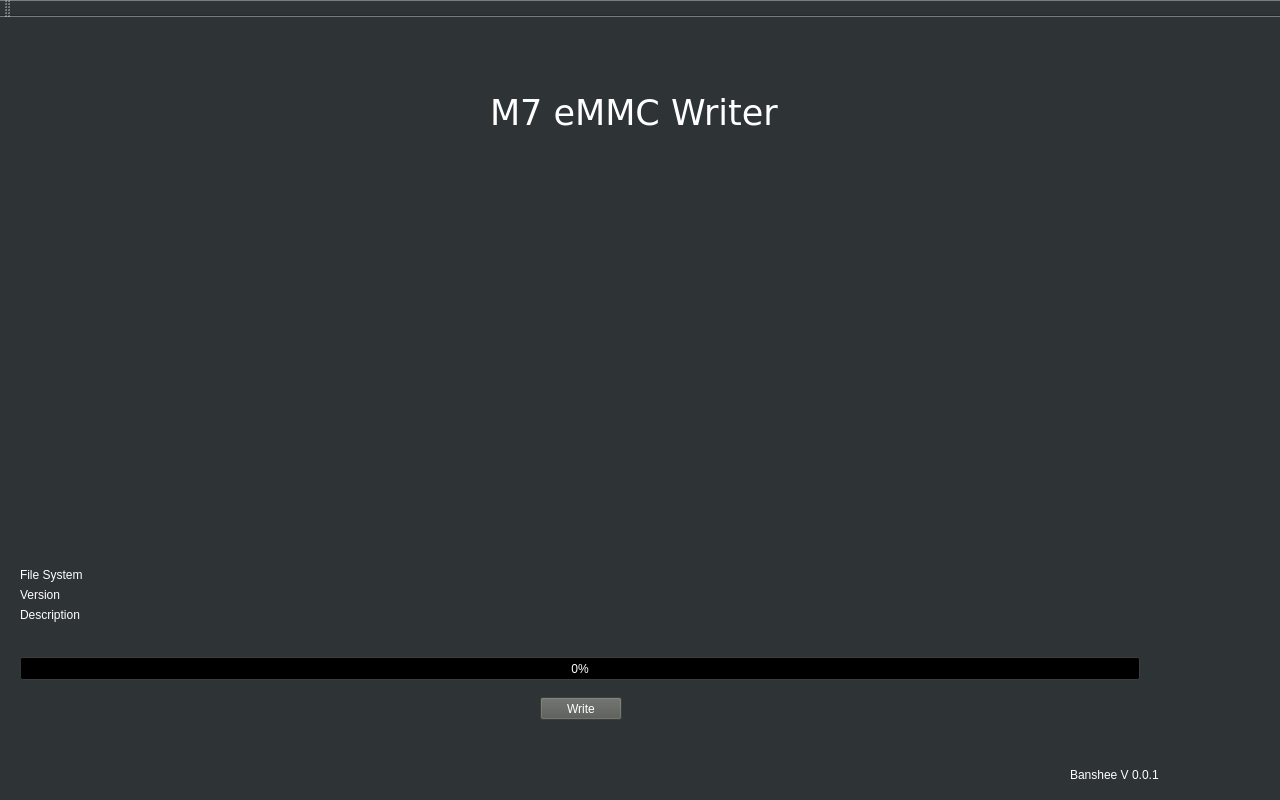
<?xml version="1.0" encoding="UTF-8"?>
<ui version="4.0">
 <class>Banshee1280</class>
 <widget class="QMainWindow" name="Banshee1280">
  <property name="geometry">
   <rect>
    <x>0</x>
    <y>0</y>
    <width>1280</width>
    <height>800</height>
   </rect>
  </property>
  <property name="palette">
   <palette>
    <active>
     <colorrole role="WindowText">
      <brush brushstyle="SolidPattern">
       <color alpha="255">
        <red>255</red>
        <green>255</green>
        <blue>255</blue>
       </color>
      </brush>
     </colorrole>
     <colorrole role="Button">
      <brush brushstyle="SolidPattern">
       <color alpha="255">
        <red>46</red>
        <green>52</green>
        <blue>54</blue>
       </color>
      </brush>
     </colorrole>
     <colorrole role="Light">
      <brush brushstyle="SolidPattern">
       <color alpha="255">
        <red>69</red>
        <green>78</green>
        <blue>81</blue>
       </color>
      </brush>
     </colorrole>
     <colorrole role="Midlight">
      <brush brushstyle="SolidPattern">
       <color alpha="255">
        <red>57</red>
        <green>65</green>
        <blue>67</blue>
       </color>
      </brush>
     </colorrole>
     <colorrole role="Dark">
      <brush brushstyle="SolidPattern">
       <color alpha="255">
        <red>23</red>
        <green>26</green>
        <blue>27</blue>
       </color>
      </brush>
     </colorrole>
     <colorrole role="Mid">
      <brush brushstyle="SolidPattern">
       <color alpha="255">
        <red>30</red>
        <green>34</green>
        <blue>36</blue>
       </color>
      </brush>
     </colorrole>
     <colorrole role="Text">
      <brush brushstyle="SolidPattern">
       <color alpha="255">
        <red>255</red>
        <green>255</green>
        <blue>255</blue>
       </color>
      </brush>
     </colorrole>
     <colorrole role="BrightText">
      <brush brushstyle="SolidPattern">
       <color alpha="255">
        <red>255</red>
        <green>255</green>
        <blue>255</blue>
       </color>
      </brush>
     </colorrole>
     <colorrole role="ButtonText">
      <brush brushstyle="SolidPattern">
       <color alpha="255">
        <red>255</red>
        <green>255</green>
        <blue>255</blue>
       </color>
      </brush>
     </colorrole>
     <colorrole role="Base">
      <brush brushstyle="SolidPattern">
       <color alpha="255">
        <red>0</red>
        <green>0</green>
        <blue>0</blue>
       </color>
      </brush>
     </colorrole>
     <colorrole role="Window">
      <brush brushstyle="SolidPattern">
       <color alpha="255">
        <red>46</red>
        <green>52</green>
        <blue>54</blue>
       </color>
      </brush>
     </colorrole>
     <colorrole role="Shadow">
      <brush brushstyle="SolidPattern">
       <color alpha="255">
        <red>0</red>
        <green>0</green>
        <blue>0</blue>
       </color>
      </brush>
     </colorrole>
     <colorrole role="AlternateBase">
      <brush brushstyle="SolidPattern">
       <color alpha="255">
        <red>23</red>
        <green>26</green>
        <blue>27</blue>
       </color>
      </brush>
     </colorrole>
     <colorrole role="ToolTipBase">
      <brush brushstyle="SolidPattern">
       <color alpha="255">
        <red>255</red>
        <green>255</green>
        <blue>220</blue>
       </color>
      </brush>
     </colorrole>
     <colorrole role="ToolTipText">
      <brush brushstyle="SolidPattern">
       <color alpha="255">
        <red>0</red>
        <green>0</green>
        <blue>0</blue>
       </color>
      </brush>
     </colorrole>
    </active>
    <inactive>
     <colorrole role="WindowText">
      <brush brushstyle="SolidPattern">
       <color alpha="255">
        <red>255</red>
        <green>255</green>
        <blue>255</blue>
       </color>
      </brush>
     </colorrole>
     <colorrole role="Button">
      <brush brushstyle="SolidPattern">
       <color alpha="255">
        <red>46</red>
        <green>52</green>
        <blue>54</blue>
       </color>
      </brush>
     </colorrole>
     <colorrole role="Light">
      <brush brushstyle="SolidPattern">
       <color alpha="255">
        <red>69</red>
        <green>78</green>
        <blue>81</blue>
       </color>
      </brush>
     </colorrole>
     <colorrole role="Midlight">
      <brush brushstyle="SolidPattern">
       <color alpha="255">
        <red>57</red>
        <green>65</green>
        <blue>67</blue>
       </color>
      </brush>
     </colorrole>
     <colorrole role="Dark">
      <brush brushstyle="SolidPattern">
       <color alpha="255">
        <red>23</red>
        <green>26</green>
        <blue>27</blue>
       </color>
      </brush>
     </colorrole>
     <colorrole role="Mid">
      <brush brushstyle="SolidPattern">
       <color alpha="255">
        <red>30</red>
        <green>34</green>
        <blue>36</blue>
       </color>
      </brush>
     </colorrole>
     <colorrole role="Text">
      <brush brushstyle="SolidPattern">
       <color alpha="255">
        <red>255</red>
        <green>255</green>
        <blue>255</blue>
       </color>
      </brush>
     </colorrole>
     <colorrole role="BrightText">
      <brush brushstyle="SolidPattern">
       <color alpha="255">
        <red>255</red>
        <green>255</green>
        <blue>255</blue>
       </color>
      </brush>
     </colorrole>
     <colorrole role="ButtonText">
      <brush brushstyle="SolidPattern">
       <color alpha="255">
        <red>255</red>
        <green>255</green>
        <blue>255</blue>
       </color>
      </brush>
     </colorrole>
     <colorrole role="Base">
      <brush brushstyle="SolidPattern">
       <color alpha="255">
        <red>0</red>
        <green>0</green>
        <blue>0</blue>
       </color>
      </brush>
     </colorrole>
     <colorrole role="Window">
      <brush brushstyle="SolidPattern">
       <color alpha="255">
        <red>46</red>
        <green>52</green>
        <blue>54</blue>
       </color>
      </brush>
     </colorrole>
     <colorrole role="Shadow">
      <brush brushstyle="SolidPattern">
       <color alpha="255">
        <red>0</red>
        <green>0</green>
        <blue>0</blue>
       </color>
      </brush>
     </colorrole>
     <colorrole role="AlternateBase">
      <brush brushstyle="SolidPattern">
       <color alpha="255">
        <red>23</red>
        <green>26</green>
        <blue>27</blue>
       </color>
      </brush>
     </colorrole>
     <colorrole role="ToolTipBase">
      <brush brushstyle="SolidPattern">
       <color alpha="255">
        <red>255</red>
        <green>255</green>
        <blue>220</blue>
       </color>
      </brush>
     </colorrole>
     <colorrole role="ToolTipText">
      <brush brushstyle="SolidPattern">
       <color alpha="255">
        <red>0</red>
        <green>0</green>
        <blue>0</blue>
       </color>
      </brush>
     </colorrole>
    </inactive>
    <disabled>
     <colorrole role="WindowText">
      <brush brushstyle="SolidPattern">
       <color alpha="255">
        <red>23</red>
        <green>26</green>
        <blue>27</blue>
       </color>
      </brush>
     </colorrole>
     <colorrole role="Button">
      <brush brushstyle="SolidPattern">
       <color alpha="255">
        <red>46</red>
        <green>52</green>
        <blue>54</blue>
       </color>
      </brush>
     </colorrole>
     <colorrole role="Light">
      <brush brushstyle="SolidPattern">
       <color alpha="255">
        <red>69</red>
        <green>78</green>
        <blue>81</blue>
       </color>
      </brush>
     </colorrole>
     <colorrole role="Midlight">
      <brush brushstyle="SolidPattern">
       <color alpha="255">
        <red>57</red>
        <green>65</green>
        <blue>67</blue>
       </color>
      </brush>
     </colorrole>
     <colorrole role="Dark">
      <brush brushstyle="SolidPattern">
       <color alpha="255">
        <red>23</red>
        <green>26</green>
        <blue>27</blue>
       </color>
      </brush>
     </colorrole>
     <colorrole role="Mid">
      <brush brushstyle="SolidPattern">
       <color alpha="255">
        <red>30</red>
        <green>34</green>
        <blue>36</blue>
       </color>
      </brush>
     </colorrole>
     <colorrole role="Text">
      <brush brushstyle="SolidPattern">
       <color alpha="255">
        <red>23</red>
        <green>26</green>
        <blue>27</blue>
       </color>
      </brush>
     </colorrole>
     <colorrole role="BrightText">
      <brush brushstyle="SolidPattern">
       <color alpha="255">
        <red>255</red>
        <green>255</green>
        <blue>255</blue>
       </color>
      </brush>
     </colorrole>
     <colorrole role="ButtonText">
      <brush brushstyle="SolidPattern">
       <color alpha="255">
        <red>23</red>
        <green>26</green>
        <blue>27</blue>
       </color>
      </brush>
     </colorrole>
     <colorrole role="Base">
      <brush brushstyle="SolidPattern">
       <color alpha="255">
        <red>46</red>
        <green>52</green>
        <blue>54</blue>
       </color>
      </brush>
     </colorrole>
     <colorrole role="Window">
      <brush brushstyle="SolidPattern">
       <color alpha="255">
        <red>46</red>
        <green>52</green>
        <blue>54</blue>
       </color>
      </brush>
     </colorrole>
     <colorrole role="Shadow">
      <brush brushstyle="SolidPattern">
       <color alpha="255">
        <red>0</red>
        <green>0</green>
        <blue>0</blue>
       </color>
      </brush>
     </colorrole>
     <colorrole role="AlternateBase">
      <brush brushstyle="SolidPattern">
       <color alpha="255">
        <red>46</red>
        <green>52</green>
        <blue>54</blue>
       </color>
      </brush>
     </colorrole>
     <colorrole role="ToolTipBase">
      <brush brushstyle="SolidPattern">
       <color alpha="255">
        <red>255</red>
        <green>255</green>
        <blue>220</blue>
       </color>
      </brush>
     </colorrole>
     <colorrole role="ToolTipText">
      <brush brushstyle="SolidPattern">
       <color alpha="255">
        <red>0</red>
        <green>0</green>
        <blue>0</blue>
       </color>
      </brush>
     </colorrole>
    </disabled>
   </palette>
  </property>
  <property name="windowTitle">
   <string>Banshee1280</string>
  </property>
  <widget class="QWidget" name="centralWidget">
   <property name="palette">
    <palette>
     <active>
      <colorrole role="WindowText">
       <brush brushstyle="SolidPattern">
        <color alpha="255">
         <red>255</red>
         <green>255</green>
         <blue>255</blue>
        </color>
       </brush>
      </colorrole>
      <colorrole role="Button">
       <brush brushstyle="SolidPattern">
        <color alpha="255">
         <red>85</red>
         <green>87</green>
         <blue>83</blue>
        </color>
       </brush>
      </colorrole>
      <colorrole role="Light">
       <brush brushstyle="SolidPattern">
        <color alpha="255">
         <red>127</red>
         <green>131</green>
         <blue>124</blue>
        </color>
       </brush>
      </colorrole>
      <colorrole role="Midlight">
       <brush brushstyle="SolidPattern">
        <color alpha="255">
         <red>106</red>
         <green>109</green>
         <blue>103</blue>
        </color>
       </brush>
      </colorrole>
      <colorrole role="Dark">
       <brush brushstyle="SolidPattern">
        <color alpha="255">
         <red>42</red>
         <green>43</green>
         <blue>41</blue>
        </color>
       </brush>
      </colorrole>
      <colorrole role="Mid">
       <brush brushstyle="SolidPattern">
        <color alpha="255">
         <red>56</red>
         <green>58</green>
         <blue>55</blue>
        </color>
       </brush>
      </colorrole>
      <colorrole role="Text">
       <brush brushstyle="SolidPattern">
        <color alpha="255">
         <red>255</red>
         <green>255</green>
         <blue>255</blue>
        </color>
       </brush>
      </colorrole>
      <colorrole role="BrightText">
       <brush brushstyle="SolidPattern">
        <color alpha="255">
         <red>255</red>
         <green>255</green>
         <blue>255</blue>
        </color>
       </brush>
      </colorrole>
      <colorrole role="ButtonText">
       <brush brushstyle="SolidPattern">
        <color alpha="255">
         <red>255</red>
         <green>255</green>
         <blue>255</blue>
        </color>
       </brush>
      </colorrole>
      <colorrole role="Base">
       <brush brushstyle="SolidPattern">
        <color alpha="255">
         <red>0</red>
         <green>0</green>
         <blue>0</blue>
        </color>
       </brush>
      </colorrole>
      <colorrole role="Window">
       <brush brushstyle="SolidPattern">
        <color alpha="255">
         <red>85</red>
         <green>87</green>
         <blue>83</blue>
        </color>
       </brush>
      </colorrole>
      <colorrole role="Shadow">
       <brush brushstyle="SolidPattern">
        <color alpha="255">
         <red>0</red>
         <green>0</green>
         <blue>0</blue>
        </color>
       </brush>
      </colorrole>
      <colorrole role="AlternateBase">
       <brush brushstyle="SolidPattern">
        <color alpha="255">
         <red>42</red>
         <green>43</green>
         <blue>41</blue>
        </color>
       </brush>
      </colorrole>
      <colorrole role="ToolTipBase">
       <brush brushstyle="SolidPattern">
        <color alpha="255">
         <red>255</red>
         <green>255</green>
         <blue>220</blue>
        </color>
       </brush>
      </colorrole>
      <colorrole role="ToolTipText">
       <brush brushstyle="SolidPattern">
        <color alpha="255">
         <red>0</red>
         <green>0</green>
         <blue>0</blue>
        </color>
       </brush>
      </colorrole>
     </active>
     <inactive>
      <colorrole role="WindowText">
       <brush brushstyle="SolidPattern">
        <color alpha="255">
         <red>255</red>
         <green>255</green>
         <blue>255</blue>
        </color>
       </brush>
      </colorrole>
      <colorrole role="Button">
       <brush brushstyle="SolidPattern">
        <color alpha="255">
         <red>85</red>
         <green>87</green>
         <blue>83</blue>
        </color>
       </brush>
      </colorrole>
      <colorrole role="Light">
       <brush brushstyle="SolidPattern">
        <color alpha="255">
         <red>127</red>
         <green>131</green>
         <blue>124</blue>
        </color>
       </brush>
      </colorrole>
      <colorrole role="Midlight">
       <brush brushstyle="SolidPattern">
        <color alpha="255">
         <red>106</red>
         <green>109</green>
         <blue>103</blue>
        </color>
       </brush>
      </colorrole>
      <colorrole role="Dark">
       <brush brushstyle="SolidPattern">
        <color alpha="255">
         <red>42</red>
         <green>43</green>
         <blue>41</blue>
        </color>
       </brush>
      </colorrole>
      <colorrole role="Mid">
       <brush brushstyle="SolidPattern">
        <color alpha="255">
         <red>56</red>
         <green>58</green>
         <blue>55</blue>
        </color>
       </brush>
      </colorrole>
      <colorrole role="Text">
       <brush brushstyle="SolidPattern">
        <color alpha="255">
         <red>255</red>
         <green>255</green>
         <blue>255</blue>
        </color>
       </brush>
      </colorrole>
      <colorrole role="BrightText">
       <brush brushstyle="SolidPattern">
        <color alpha="255">
         <red>255</red>
         <green>255</green>
         <blue>255</blue>
        </color>
       </brush>
      </colorrole>
      <colorrole role="ButtonText">
       <brush brushstyle="SolidPattern">
        <color alpha="255">
         <red>255</red>
         <green>255</green>
         <blue>255</blue>
        </color>
       </brush>
      </colorrole>
      <colorrole role="Base">
       <brush brushstyle="SolidPattern">
        <color alpha="255">
         <red>0</red>
         <green>0</green>
         <blue>0</blue>
        </color>
       </brush>
      </colorrole>
      <colorrole role="Window">
       <brush brushstyle="SolidPattern">
        <color alpha="255">
         <red>85</red>
         <green>87</green>
         <blue>83</blue>
        </color>
       </brush>
      </colorrole>
      <colorrole role="Shadow">
       <brush brushstyle="SolidPattern">
        <color alpha="255">
         <red>0</red>
         <green>0</green>
         <blue>0</blue>
        </color>
       </brush>
      </colorrole>
      <colorrole role="AlternateBase">
       <brush brushstyle="SolidPattern">
        <color alpha="255">
         <red>42</red>
         <green>43</green>
         <blue>41</blue>
        </color>
       </brush>
      </colorrole>
      <colorrole role="ToolTipBase">
       <brush brushstyle="SolidPattern">
        <color alpha="255">
         <red>255</red>
         <green>255</green>
         <blue>220</blue>
        </color>
       </brush>
      </colorrole>
      <colorrole role="ToolTipText">
       <brush brushstyle="SolidPattern">
        <color alpha="255">
         <red>0</red>
         <green>0</green>
         <blue>0</blue>
        </color>
       </brush>
      </colorrole>
     </inactive>
     <disabled>
      <colorrole role="WindowText">
       <brush brushstyle="SolidPattern">
        <color alpha="255">
         <red>42</red>
         <green>43</green>
         <blue>41</blue>
        </color>
       </brush>
      </colorrole>
      <colorrole role="Button">
       <brush brushstyle="SolidPattern">
        <color alpha="255">
         <red>85</red>
         <green>87</green>
         <blue>83</blue>
        </color>
       </brush>
      </colorrole>
      <colorrole role="Light">
       <brush brushstyle="SolidPattern">
        <color alpha="255">
         <red>127</red>
         <green>131</green>
         <blue>124</blue>
        </color>
       </brush>
      </colorrole>
      <colorrole role="Midlight">
       <brush brushstyle="SolidPattern">
        <color alpha="255">
         <red>106</red>
         <green>109</green>
         <blue>103</blue>
        </color>
       </brush>
      </colorrole>
      <colorrole role="Dark">
       <brush brushstyle="SolidPattern">
        <color alpha="255">
         <red>42</red>
         <green>43</green>
         <blue>41</blue>
        </color>
       </brush>
      </colorrole>
      <colorrole role="Mid">
       <brush brushstyle="SolidPattern">
        <color alpha="255">
         <red>56</red>
         <green>58</green>
         <blue>55</blue>
        </color>
       </brush>
      </colorrole>
      <colorrole role="Text">
       <brush brushstyle="SolidPattern">
        <color alpha="255">
         <red>42</red>
         <green>43</green>
         <blue>41</blue>
        </color>
       </brush>
      </colorrole>
      <colorrole role="BrightText">
       <brush brushstyle="SolidPattern">
        <color alpha="255">
         <red>255</red>
         <green>255</green>
         <blue>255</blue>
        </color>
       </brush>
      </colorrole>
      <colorrole role="ButtonText">
       <brush brushstyle="SolidPattern">
        <color alpha="255">
         <red>42</red>
         <green>43</green>
         <blue>41</blue>
        </color>
       </brush>
      </colorrole>
      <colorrole role="Base">
       <brush brushstyle="SolidPattern">
        <color alpha="255">
         <red>85</red>
         <green>87</green>
         <blue>83</blue>
        </color>
       </brush>
      </colorrole>
      <colorrole role="Window">
       <brush brushstyle="SolidPattern">
        <color alpha="255">
         <red>85</red>
         <green>87</green>
         <blue>83</blue>
        </color>
       </brush>
      </colorrole>
      <colorrole role="Shadow">
       <brush brushstyle="SolidPattern">
        <color alpha="255">
         <red>0</red>
         <green>0</green>
         <blue>0</blue>
        </color>
       </brush>
      </colorrole>
      <colorrole role="AlternateBase">
       <brush brushstyle="SolidPattern">
        <color alpha="255">
         <red>85</red>
         <green>87</green>
         <blue>83</blue>
        </color>
       </brush>
      </colorrole>
      <colorrole role="ToolTipBase">
       <brush brushstyle="SolidPattern">
        <color alpha="255">
         <red>255</red>
         <green>255</green>
         <blue>220</blue>
        </color>
       </brush>
      </colorrole>
      <colorrole role="ToolTipText">
       <brush brushstyle="SolidPattern">
        <color alpha="255">
         <red>0</red>
         <green>0</green>
         <blue>0</blue>
        </color>
       </brush>
      </colorrole>
     </disabled>
    </palette>
   </property>
   <widget class="QLabel" name="label">
    <property name="geometry">
     <rect>
      <x>490</x>
      <y>70</y>
      <width>301</width>
      <height>51</height>
     </rect>
    </property>
    <property name="font">
     <font>
      <family>DejaVu Sans</family>
      <pointsize>26</pointsize>
     </font>
    </property>
    <property name="text">
     <string>M7 eMMC Writer</string>
    </property>
   </widget>
   <widget class="QLabel" name="FileSystemVersionLabel">
    <property name="geometry">
     <rect>
      <x>170</x>
      <y>570</y>
      <width>81</width>
      <height>16</height>
     </rect>
    </property>
    <property name="text">
     <string/>
    </property>
   </widget>
   <widget class="QProgressBar" name="progressBar">
    <property name="geometry">
     <rect>
      <x>20</x>
      <y>640</y>
      <width>1120</width>
      <height>23</height>
     </rect>
    </property>
    <property name="value">
     <number>0</number>
    </property>
   </widget>
   <widget class="QLabel" name="label_4">
    <property name="geometry">
     <rect>
      <x>20</x>
      <y>570</y>
      <width>91</width>
      <height>16</height>
     </rect>
    </property>
    <property name="text">
     <string>Version</string>
    </property>
   </widget>
   <widget class="QLabel" name="label_6">
    <property name="geometry">
     <rect>
      <x>20</x>
      <y>590</y>
      <width>91</width>
      <height>16</height>
     </rect>
    </property>
    <property name="text">
     <string>Description</string>
    </property>
   </widget>
   <widget class="QPushButton" name="write_pushButton">
    <property name="geometry">
     <rect>
      <x>540</x>
      <y>680</y>
      <width>82</width>
      <height>23</height>
     </rect>
    </property>
    <property name="text">
     <string>Write</string>
    </property>
   </widget>
   <widget class="QLabel" name="FileSystemDescriptionLabel">
    <property name="geometry">
     <rect>
      <x>170</x>
      <y>590</y>
      <width>611</width>
      <height>16</height>
     </rect>
    </property>
    <property name="text">
     <string/>
    </property>
   </widget>
   <widget class="QLabel" name="writeop_label">
    <property name="geometry">
     <rect>
      <x>20</x>
      <y>605</y>
      <width>1001</width>
      <height>31</height>
     </rect>
    </property>
    <property name="text">
     <string/>
    </property>
   </widget>
   <widget class="QLabel" name="label_3">
    <property name="geometry">
     <rect>
      <x>20</x>
      <y>550</y>
      <width>91</width>
      <height>16</height>
     </rect>
    </property>
    <property name="text">
     <string>File System</string>
    </property>
   </widget>
   <widget class="QLabel" name="FileSystemNameLabel">
    <property name="geometry">
     <rect>
      <x>170</x>
      <y>550</y>
      <width>81</width>
      <height>16</height>
     </rect>
    </property>
    <property name="text">
     <string/>
    </property>
   </widget>
   <widget class="QLabel" name="Icon_label">
    <property name="enabled">
     <bool>true</bool>
    </property>
    <property name="geometry">
     <rect>
      <x>490</x>
      <y>130</y>
      <width>301</width>
      <height>301</height>
     </rect>
    </property>
    <property name="text">
     <string/>
    </property>
   </widget>
   <widget class="QLabel" name="label_2">
    <property name="geometry">
     <rect>
      <x>1070</x>
      <y>670</y>
      <width>181</width>
      <height>81</height>
     </rect>
    </property>
    <property name="font">
     <font>
      <family>DejaVu Sans</family>
      <pointsize>26</pointsize>
     </font>
    </property>
    <property name="text">
     <string/>
    </property>
    <property name="pixmap">
     <pixmap resource="icons/icons.qrc">:/nindlogo.png</pixmap>
    </property>
   </widget>
   <widget class="QLabel" name="label_5">
    <property name="geometry">
     <rect>
      <x>1070</x>
      <y>750</y>
      <width>151</width>
      <height>16</height>
     </rect>
    </property>
    <property name="text">
     <string>Banshee V 0.0.1</string>
    </property>
   </widget>
  </widget>
  <widget class="QToolBar" name="mainToolBar">
   <attribute name="toolBarArea">
    <enum>TopToolBarArea</enum>
   </attribute>
   <attribute name="toolBarBreak">
    <bool>false</bool>
   </attribute>
  </widget>
 </widget>
 <layoutdefault spacing="6" margin="11"/>
 <resources>
  <include location="icons/icons.qrc"/>
 </resources>
 <connections/>
</ui>
